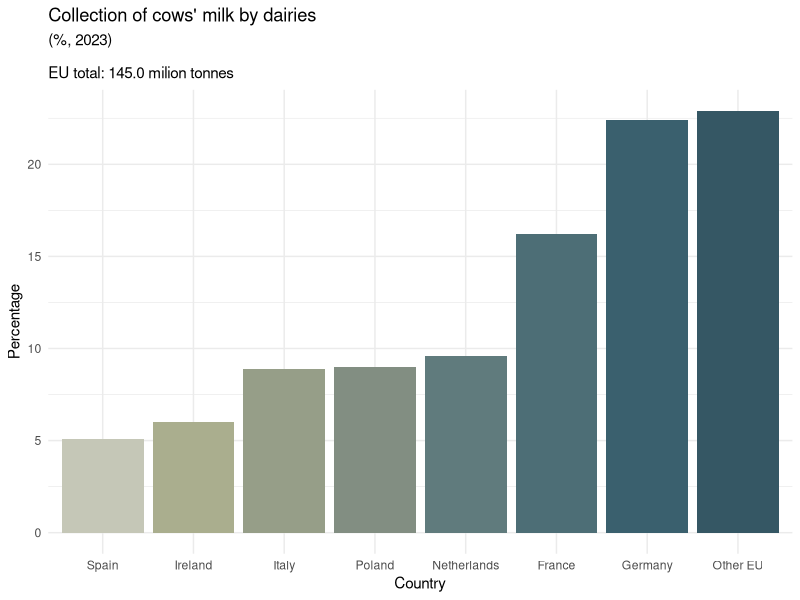

R code for this plot:
# Praca domowa 3

library(ggplot2)
library(dplyr)
library(tidyr)
library(forcats)

country <- c("Germany", "France", "Netherlands", "Poland", "Italy", "Ireland", "Spain", "Other EU")
value_perc <- c(22.4, 16.2, 9.6, 9, 8.9, 6, 5.1, 22.9)

df_milk_by_country = data.frame(Country = country, Value_perc = value_perc)

df_milk_by_country %>% 
  mutate(Country = fct_reorder(Country, Value_perc)) %>%
  ggplot() +
  geom_col(aes(y = Value_perc, x = Country, fill = Country)) +
  scale_fill_manual(values = c("#C5C7B7", "#AAAE8E", "#969E88",
                               "#828E82", "#607B7D", "#4D6E76",
                               "#3A606E", "#355764")) +
  theme_minimal() +
  theme(
    legend.position = "none"
  ) +
  labs(
    title = "Collection of cows' milk by dairies",
    subtitle = "(%, 2023)\n\nEU total: 145.0 milion tonnes",
    y = "Percentage"
  )
